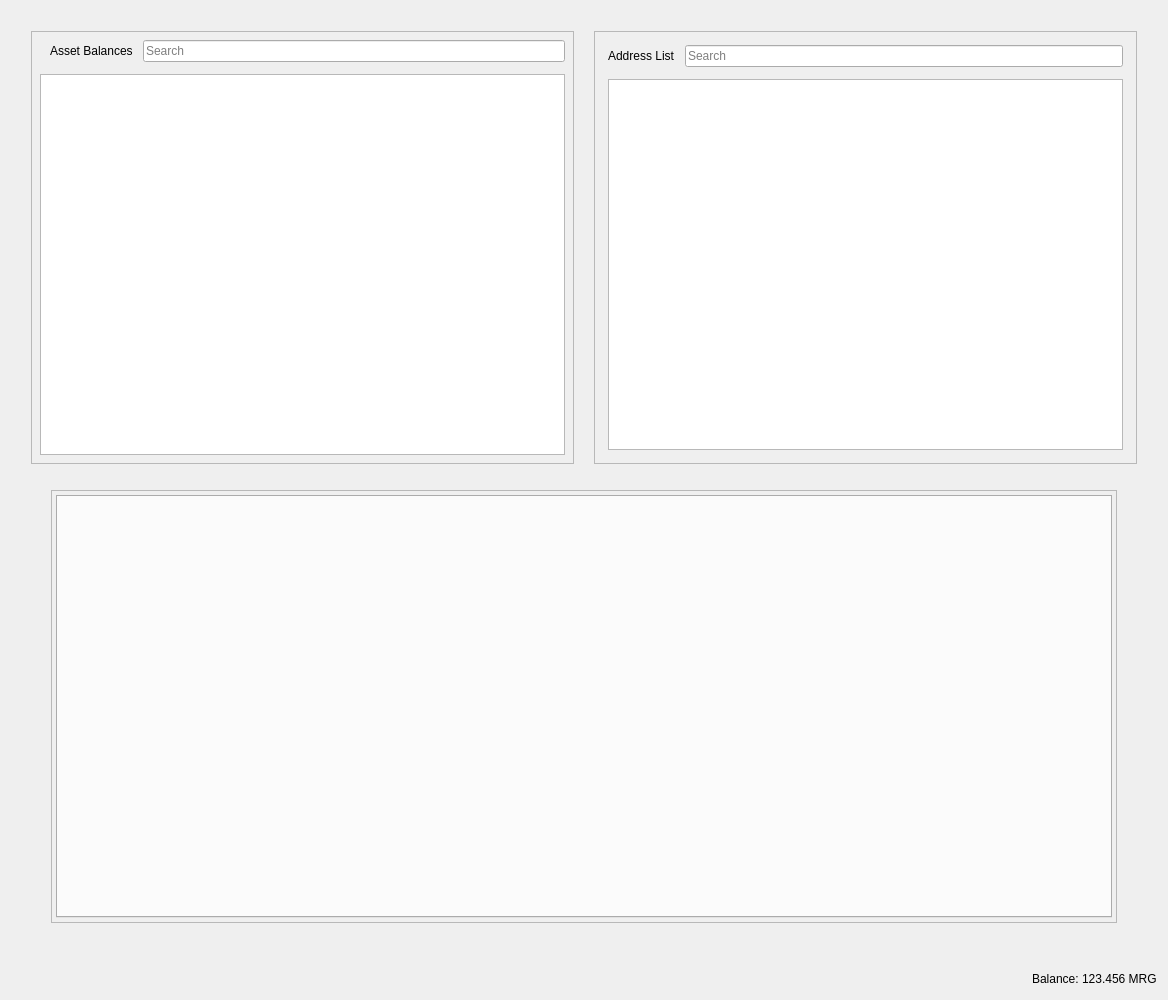
<?xml version="1.0" encoding="UTF-8"?>
<ui version="4.0">
 <class>RestrictedAssetsDialog</class>
 <widget class="QDialog" name="RestrictedAssetsDialog">
  <property name="geometry">
   <rect>
    <x>0</x>
    <y>0</y>
    <width>1168</width>
    <height>1000</height>
   </rect>
  </property>
  <property name="windowTitle">
   <string>Send Coins</string>
  </property>
  <layout class="QVBoxLayout" name="verticalLayout">
   <item>
    <layout class="QHBoxLayout" name="horizontalLayout">
     <property name="spacing">
      <number>20</number>
     </property>
     <property name="leftMargin">
      <number>20</number>
     </property>
     <property name="topMargin">
      <number>20</number>
     </property>
     <property name="rightMargin">
      <number>20</number>
     </property>
     <property name="bottomMargin">
      <number>20</number>
     </property>
     <item>
      <widget class="QFrame" name="frameAssetBalance">
       <property name="frameShape">
        <enum>QFrame::StyledPanel</enum>
       </property>
       <property name="frameShadow">
        <enum>QFrame::Raised</enum>
       </property>
       <layout class="QVBoxLayout" name="verticalLayout_7">
        <property name="spacing">
         <number>12</number>
        </property>
        <property name="leftMargin">
         <number>4</number>
        </property>
        <property name="topMargin">
         <number>4</number>
        </property>
        <property name="rightMargin">
         <number>4</number>
        </property>
        <property name="bottomMargin">
         <number>4</number>
        </property>
        <item>
         <layout class="QVBoxLayout" name="verticalLayout_4">
          <property name="spacing">
           <number>12</number>
          </property>
          <property name="leftMargin">
           <number>4</number>
          </property>
          <property name="topMargin">
           <number>4</number>
          </property>
          <property name="rightMargin">
           <number>4</number>
          </property>
          <property name="bottomMargin">
           <number>4</number>
          </property>
          <item>
           <layout class="QHBoxLayout" name="horizontalLayout_8">
            <property name="spacing">
             <number>10</number>
            </property>
            <property name="leftMargin">
             <number>10</number>
            </property>
            <item>
             <widget class="QLabel" name="labelAssetBalance">
              <property name="text">
               <string>Asset Balances</string>
              </property>
             </widget>
            </item>
            <item>
             <widget class="QLineEdit" name="lineEditAssetSearch">
              <property name="placeholderText">
               <string>Search</string>
              </property>
             </widget>
            </item>
           </layout>
          </item>
          <item>
           <widget class="QTableView" name="listAssets"/>
          </item>
         </layout>
        </item>
       </layout>
      </widget>
     </item>
     <item>
      <widget class="QFrame" name="frameAddressList">
       <property name="frameShape">
        <enum>QFrame::StyledPanel</enum>
       </property>
       <property name="frameShadow">
        <enum>QFrame::Raised</enum>
       </property>
       <layout class="QVBoxLayout" name="verticalLayout_10">
        <property name="spacing">
         <number>12</number>
        </property>
        <item>
         <layout class="QVBoxLayout" name="verticalLayout_9">
          <property name="spacing">
           <number>12</number>
          </property>
          <property name="leftMargin">
           <number>4</number>
          </property>
          <property name="topMargin">
           <number>4</number>
          </property>
          <property name="rightMargin">
           <number>4</number>
          </property>
          <property name="bottomMargin">
           <number>4</number>
          </property>
          <item>
           <layout class="QHBoxLayout" name="horizontalLayout_9">
            <property name="spacing">
             <number>10</number>
            </property>
            <property name="leftMargin">
             <number>0</number>
            </property>
            <property name="topMargin">
             <number>0</number>
            </property>
            <property name="rightMargin">
             <number>0</number>
            </property>
            <property name="bottomMargin">
             <number>0</number>
            </property>
            <item>
             <widget class="QLabel" name="labelAddressList">
              <property name="text">
               <string>Address List</string>
              </property>
             </widget>
            </item>
            <item>
             <widget class="QLineEdit" name="lineEditAddressSearch">
              <property name="placeholderText">
               <string>Search</string>
              </property>
             </widget>
            </item>
           </layout>
          </item>
          <item>
           <widget class="QTableView" name="myAddressList"/>
          </item>
         </layout>
        </item>
       </layout>
      </widget>
     </item>
    </layout>
   </item>
   <item>
    <layout class="QHBoxLayout" name="horizontalLayout_4">
     <property name="spacing">
      <number>34</number>
     </property>
     <property name="leftMargin">
      <number>40</number>
     </property>
     <property name="topMargin">
      <number>0</number>
     </property>
     <property name="rightMargin">
      <number>40</number>
     </property>
     <property name="bottomMargin">
      <number>40</number>
     </property>
     <item>
      <widget class="QFrame" name="tabFrame">
       <property name="frameShape">
        <enum>QFrame::StyledPanel</enum>
       </property>
       <property name="frameShadow">
        <enum>QFrame::Raised</enum>
       </property>
       <layout class="QVBoxLayout" name="verticalLayout_8">
        <property name="spacing">
         <number>12</number>
        </property>
        <property name="leftMargin">
         <number>4</number>
        </property>
        <property name="topMargin">
         <number>4</number>
        </property>
        <property name="rightMargin">
         <number>4</number>
        </property>
        <property name="bottomMargin">
         <number>4</number>
        </property>
        <item>
         <widget class="QTabWidget" name="tabWidget">
          <property name="tabPosition">
           <enum>QTabWidget::North</enum>
          </property>
          <property name="tabShape">
           <enum>QTabWidget::Rounded</enum>
          </property>
          <property name="currentIndex">
           <number>-1</number>
          </property>
          <property name="elideMode">
           <enum>Qt::ElideNone</enum>
          </property>
         </widget>
        </item>
       </layout>
      </widget>
     </item>
    </layout>
   </item>
   <item>
    <layout class="QHBoxLayout" name="horizontalLayout_2">
     <property name="spacing">
      <number>3</number>
     </property>
     <item>
      <spacer name="horizontalSpacer">
       <property name="orientation">
        <enum>Qt::Horizontal</enum>
       </property>
       <property name="sizeHint" stdset="0">
        <size>
         <width>40</width>
         <height>20</height>
        </size>
       </property>
      </spacer>
     </item>
     <item alignment="Qt::AlignRight">
      <widget class="QLabel" name="label">
       <property name="sizePolicy">
        <sizepolicy hsizetype="Preferred" vsizetype="Fixed">
         <horstretch>0</horstretch>
         <verstretch>0</verstretch>
        </sizepolicy>
       </property>
       <property name="text">
        <string>Balance:</string>
       </property>
      </widget>
     </item>
     <item alignment="Qt::AlignRight">
      <widget class="QLabel" name="labelBalance">
       <property name="sizePolicy">
        <sizepolicy hsizetype="Preferred" vsizetype="Fixed">
         <horstretch>0</horstretch>
         <verstretch>0</verstretch>
        </sizepolicy>
       </property>
       <property name="cursor">
        <cursorShape>IBeamCursor</cursorShape>
       </property>
       <property name="text">
        <string notr="true">123.456 MRG</string>
       </property>
       <property name="textInteractionFlags">
        <set>Qt::LinksAccessibleByMouse|Qt::TextSelectableByKeyboard|Qt::TextSelectableByMouse</set>
       </property>
      </widget>
     </item>
    </layout>
   </item>
  </layout>
 </widget>
 <resources>
  <include location="../morrigan.qrc"/>
 </resources>
 <connections/>
</ui>
